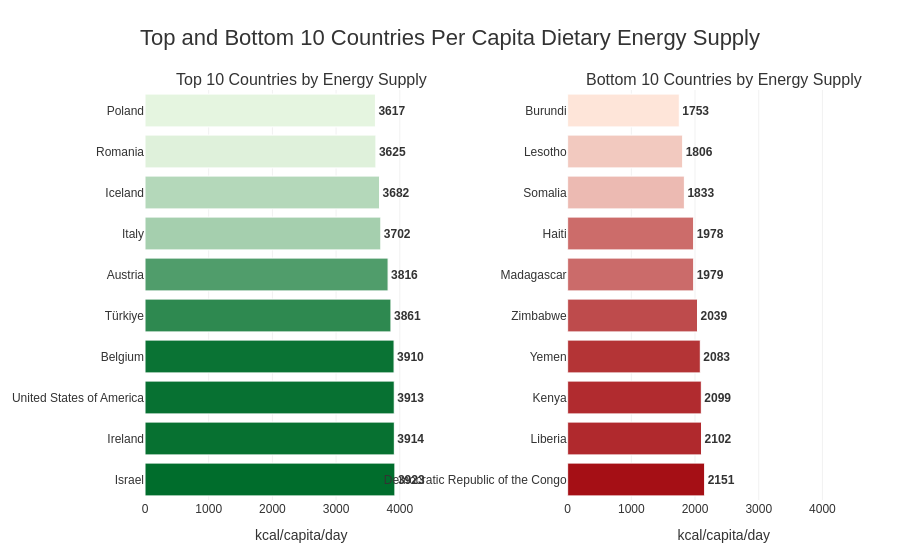

The notebook cell saved with this chart:
### Markdown cell above
<p style="text-align: justify;">
  This visualization compares the countries with the <b>highest</b> and <b>lowest</b>
  per-capita dietary energy supply in <b>2022</b>. By displaying the <b>top 10</b> and
  <b>bottom 10</b> countries side by side, we provide a clear picture of the global
  calorie gap.
</p>

### Code cell
energy_supply = faostat_dataset[faostat_dataset["Indicator"] == "Energy supply"].copy()

energy_per_capita = (
    energy_supply
    .groupby("Area", as_index=False)["Value"]
    .sum()
    .rename(columns={"Value": "energy_kcal_per_capita_day"})
)

top10 = (
    energy_per_capita
    .nlargest(10, "energy_kcal_per_capita_day")
    .sort_values("energy_kcal_per_capita_day")
)

bottom10 = (
    energy_per_capita
    .nsmallest(10, "energy_kcal_per_capita_day")
    .sort_values("energy_kcal_per_capita_day")
)

x_max = energy_per_capita["energy_kcal_per_capita_day"].max()
x_pad = x_max * 0.25
x_range = [0, x_max + x_pad]

fig = make_subplots(
    rows=1, cols=2,
    subplot_titles=("Top 10 Countries by Energy Supply",
                    "Bottom 10 Countries by Energy Supply"),
    horizontal_spacing=0.15
)


fig.add_trace(
    go.Bar(
        x=top10["energy_kcal_per_capita_day"],
        y=top10["Area"],
        orientation="h",
        marker=dict(
            color=top10["energy_kcal_per_capita_day"],
            colorscale=[[0, "#e5f5e0"], [1, "#006d2c"]],
            line=dict(color="white", width=1)
        ),
        text=top10["energy_kcal_per_capita_day"].round(0).astype(int),
        texttemplate="<b>%{text}</b>",
        textposition="outside",
        cliponaxis=False,
        hovertemplate=(
            "<b>%{y}</b><br>"
            "kcal/capita/day: %{x:.0f}"
            "<extra></extra>"
        ),
        name="Top 10"
    ),
    row=1, col=1
)

fig.add_trace(
    go.Bar(
        x=bottom10["energy_kcal_per_capita_day"],
        y=bottom10["Area"],
        orientation="h",
        marker=dict(
            color=bottom10["energy_kcal_per_capita_day"],
            colorscale=[[0, "#fee5d9"], [1, "#a50f15"]],
            line=dict(color="white", width=1)
        ),
        text=bottom10["energy_kcal_per_capita_day"].round(0).astype(int),
        texttemplate="<b>%{text}</b>",
        textposition="outside",
        cliponaxis=False,
        hovertemplate=(
            "<b>%{y}</b><br>"
            "kcal/capita/day: %{x:.0f}"
            "<extra></extra>"
        ),
        name="Bottom 10"
    ),
    row=1, col=2
)

fig.update_yaxes(autorange="reversed", row=1, col=1)
fig.update_yaxes(autorange="reversed", row=1, col=2)

fig.update_xaxes(
    title_text="kcal/capita/day",
    range=x_range,
    showgrid=True,
    gridcolor="rgba(0,0,0,0.06)",
    zeroline=False,
    row=1, col=1
)

fig.update_xaxes(
    title_text="kcal/capita/day",
    range=x_range,
    showgrid=True,
    gridcolor="rgba(0,0,0,0.06)",
    zeroline=False,
    row=1, col=2
)

fig.update_layout(
    template="plotly_white",
    title_text="Top and Bottom 10 Countries Per Capita Dietary Energy Supply",
    title_x=0.5,
    title_font=dict(size=22, family="Arial, sans-serif", color="#333333"),
    font=dict(family="Arial, sans-serif", size=12, color="#333333"),
    height=650,
    showlegend=False,
    margin=dict(l=60, r=20, t=90, b=60),
    plot_bgcolor="rgba(0,0,0,0)",
    paper_bgcolor="white"
)

for ann in fig["layout"]["annotations"]:
    ann["font"] = dict(size=16, family="Arial, sans-serif", color="#333333")

fig.show()

### Figure 1 — Plotly figure (JSON) as saved in the notebook; plotly's stock layout.template omitted (floating-point values rounded to 4 significant figures)
{"data": [{"cliponaxis": false, "hovertemplate": "<b>%{y}</b><br>kcal/capita/day: %{x:.0f}<extra></extra>", "marker": {"color": [3617, 3625, 3682, 3702, 3816, 3861, 3910, 3913, 3914, 3923], "colorscale": [[0, "#e5f5e0"], [1, "#006d2c"]], "line": {"color": "white", "width": 1}}, "name": "Top 10", "orientation": "h", "text": [3617, 3625, 3682, 3702, 3816, 3861, 3910, 3913, 3914, 3923], "textposition": "outside", "texttemplate": "<b>%{text}</b>", "type": "bar", "x": [3617, 3625, 3682, 3702, 3816, 3861, 3910, 3913, 3914, 3923], "xaxis": "x", "y": ["Poland", "Romania", "Iceland", "Italy", "Austria", "Türkiye", "Belgium", "United States of America", "Ireland", "Israel"], "yaxis": "y"}, {"cliponaxis": false, "hovertemplate": "<b>%{y}</b><br>kcal/capita/day: %{x:.0f}<extra></extra>", "marker": {"color": [1753, 1806, 1833, 1978, 1979, 2039, 2083, 2099, 2102, 2151], "colorscale": [[0, "#fee5d9"], [1, "#a50f15"]], "line": {"color": "white", "width": 1}}, "name": "Bottom 10", "orientation": "h", "text": [1753, 1806, 1833, 1978, 1979, 2039, 2083, 2099, 2102, 2151], "textposition": "outside", "texttemplate": "<b>%{text}</b>", "type": "bar", "x": [1753, 1806, 1833, 1978, 1979, 2039, 2083, 2099, 2102, 2151], "xaxis": "x2", "y": ["Burundi", "Lesotho", "Somalia", "Haiti", "Madagascar", "Zimbabwe", "Yemen", "Kenya", "Liberia", "Democratic Republic of the Congo"], "yaxis": "y2"}], "layout": {"annotations": [{"font": {"color": "#333333", "family": "Arial, sans-serif", "size": 16}, "showarrow": false, "text": "Top 10 Countries by Energy Supply", "x": 0.2125, "xanchor": "center", "xref": "paper", "y": 1, "yanchor": "bottom", "yref": "paper"}, {"font": {"color": "#333333", "family": "Arial, sans-serif", "size": 16}, "showarrow": false, "text": "Bottom 10 Countries by Energy Supply", "x": 0.7875, "xanchor": "center", "xref": "paper", "y": 1, "yanchor": "bottom", "yref": "paper"}], "autosize": true, "font": {"color": "#333333", "family": "Arial, sans-serif", "size": 12}, "margin": {"b": 60, "l": 60, "r": 20, "t": 90}, "paper_bgcolor": "white", "plot_bgcolor": "rgba(0, 0, 0, 0)", "showlegend": false, "title": {"font": {"color": "#333333", "family": "Arial, sans-serif", "size": 22}, "text": "Top and Bottom 10 Countries Per Capita Dietary Energy Supply", "x": 0.5}, "xaxis": {"anchor": "y", "domain": [0, 0.425], "gridcolor": "rgba(0, 0, 0, 0.06)", "range": [0, 4904.0], "showgrid": true, "title": {"text": "kcal/capita/day"}, "type": "linear", "zeroline": false}, "xaxis2": {"anchor": "y2", "domain": [0.575, 1], "gridcolor": "rgba(0, 0, 0, 0.06)", "range": [0, 4904.0], "showgrid": true, "title": {"text": "kcal/capita/day"}, "type": "linear", "zeroline": false}, "yaxis": {"anchor": "x", "autorange": true, "domain": [0, 1], "range": [9.5, -0.5], "type": "category"}, "yaxis2": {"anchor": "x2", "autorange": true, "domain": [0, 1], "range": [9.5, -0.5], "type": "category"}}}
